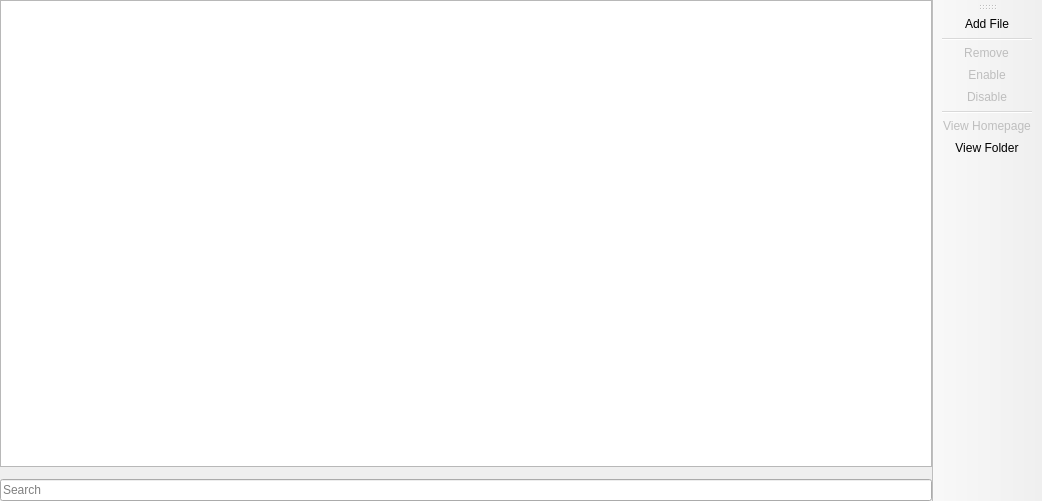
<?xml version="1.0" encoding="UTF-8"?>
<ui version="4.0">
 <class>ExternalResourcesPage</class>
 <widget class="QMainWindow" name="ExternalResourcesPage">
  <property name="geometry">
   <rect>
    <x>0</x>
    <y>0</y>
    <width>1042</width>
    <height>501</height>
   </rect>
  </property>
  <widget class="QWidget" name="centralwidget">
   <layout class="QGridLayout" name="gridLayout">
    <property name="leftMargin">
     <number>0</number>
    </property>
    <property name="topMargin">
     <number>0</number>
    </property>
    <property name="rightMargin">
     <number>0</number>
    </property>
    <property name="bottomMargin">
     <number>0</number>
    </property>
    <item row="1" column="1" colspan="2">
     <widget class="ModListView" name="treeView">
      <property name="sizePolicy">
       <sizepolicy hsizetype="Expanding" vsizetype="Expanding">
        <horstretch>0</horstretch>
        <verstretch>0</verstretch>
       </sizepolicy>
      </property>
      <property name="acceptDrops">
       <bool>true</bool>
      </property>
      <property name="dragDropMode">
       <enum>QAbstractItemView::DragDropMode::DropOnly</enum>
      </property>
      <property name="uniformRowHeights">
       <bool>true</bool>
      </property>
     </widget>
    </item>
    <item row="2" column="1" colspan="2">
     <widget class="InfoFrame" name="frame">
      <property name="sizePolicy">
       <sizepolicy hsizetype="Preferred" vsizetype="Minimum">
        <horstretch>0</horstretch>
        <verstretch>0</verstretch>
       </sizepolicy>
      </property>
     </widget>
    </item>
    <item row="3" column="1" colspan="2">
     <widget class="QLineEdit" name="filterEdit">
      <property name="placeholderText">
       <string>Search</string>
      </property>
     </widget>
    </item>
   </layout>
  </widget>
  <widget class="WideBar" name="actionsToolbar">
   <property name="windowTitle">
    <string>Actions</string>
   </property>
   <property name="toolButtonStyle">
    <enum>Qt::ToolButtonStyle::ToolButtonIconOnly</enum>
   </property>
   <property name="useDefaultAction" stdset="0">
    <bool>true</bool>
   </property>
   <attribute name="toolBarArea">
    <enum>RightToolBarArea</enum>
   </attribute>
   <attribute name="toolBarBreak">
    <bool>false</bool>
   </attribute>
   <addaction name="actionAddItem"/>
   <addaction name="separator"/>
   <addaction name="actionRemoveItem"/>
   <addaction name="actionEnableItem"/>
   <addaction name="actionDisableItem"/>
   <addaction name="separator"/>
   <addaction name="actionViewHomepage"/>
   <addaction name="actionViewFolder"/>
  </widget>
  <action name="actionAddItem">
   <property name="text">
    <string>&amp;Add File</string>
   </property>
   <property name="toolTip">
    <string>Add a locally downloaded file.</string>
   </property>
  </action>
  <action name="actionRemoveItem">
   <property name="enabled">
    <bool>false</bool>
   </property>
   <property name="text">
    <string>&amp;Remove</string>
   </property>
   <property name="toolTip">
    <string>Remove all selected items.</string>
   </property>
  </action>
  <action name="actionEnableItem">
   <property name="enabled">
    <bool>false</bool>
   </property>
   <property name="text">
    <string>&amp;Enable</string>
   </property>
   <property name="toolTip">
    <string>Enable all selected items.</string>
   </property>
  </action>
  <action name="actionDisableItem">
   <property name="enabled">
    <bool>false</bool>
   </property>
   <property name="text">
    <string>&amp;Disable</string>
   </property>
   <property name="toolTip">
    <string>Disable all selected items.</string>
   </property>
  </action>
  <action name="actionViewConfigs">
   <property name="text">
    <string>View &amp;Configs</string>
   </property>
   <property name="toolTip">
    <string>Open the 'config' folder in the system file manager.</string>
   </property>
  </action>
  <action name="actionViewFolder">
   <property name="text">
    <string>View &amp;Folder</string>
   </property>
   <property name="toolTip">
    <string>Open the folder in the system file manager.</string>
   </property>
  </action>
  <action name="actionDownloadItem">
   <property name="enabled">
    <bool>false</bool>
   </property>
   <property name="text">
    <string>&amp;Download</string>
   </property>
   <property name="toolTip">
    <string>Download resources from online mod platforms.</string>
   </property>
  </action>
  <action name="actionUpdateItem">
   <property name="enabled">
    <bool>false</bool>
   </property>
   <property name="text">
    <string>Check for &amp;Updates</string>
   </property>
   <property name="toolTip">
    <string>Try to check or update all selected resources (all resources if none are selected).</string>
   </property>
  </action>
  <action name="actionResetItemMetadata">
   <property name="text">
    <string>Reset Update Metadata</string>
   </property>
   <property name="menuRole">
    <enum>QAction::MenuRole::NoRole</enum>
   </property>
  </action>
  <action name="actionVerifyItemDependencies">
   <property name="text">
    <string>Verify Dependencies</string>
   </property>
   <property name="menuRole">
    <enum>QAction::MenuRole::NoRole</enum>
   </property>
  </action>
  <action name="actionExportMetadata">
   <property name="enabled">
    <bool>false</bool>
   </property>
   <property name="text">
    <string>Export List</string>
   </property>
   <property name="toolTip">
    <string>Export resource's metadata to text.</string>
   </property>
  </action>
  <action name="actionChangeVersion">
   <property name="enabled">
    <bool>false</bool>
   </property>
   <property name="text">
    <string>Change Version</string>
   </property>
   <property name="toolTip">
    <string>Change a resource's version.</string>
   </property>
   <property name="menuRole">
    <enum>QAction::MenuRole::NoRole</enum>
   </property>
  </action>
  <action name="actionViewHomepage">
   <property name="enabled">
    <bool>false</bool>
   </property>
   <property name="text">
    <string>View Homepage</string>
   </property>
   <property name="toolTip">
    <string>View the homepages of all selected items.</string>
   </property>
  </action>
 </widget>
 <customwidgets>
  <customwidget>
   <class>ModListView</class>
   <extends>QTreeView</extends>
   <header>ui/widgets/ModListView.h</header>
  </customwidget>
  <customwidget>
   <class>InfoFrame</class>
   <extends>QFrame</extends>
   <header>ui/widgets/InfoFrame.h</header>
   <container>1</container>
  </customwidget>
  <customwidget>
   <class>WideBar</class>
   <extends>QToolBar</extends>
   <header>ui/widgets/WideBar.h</header>
  </customwidget>
 </customwidgets>
 <tabstops>
  <tabstop>treeView</tabstop>
 </tabstops>
 <resources/>
 <connections/>
</ui>
